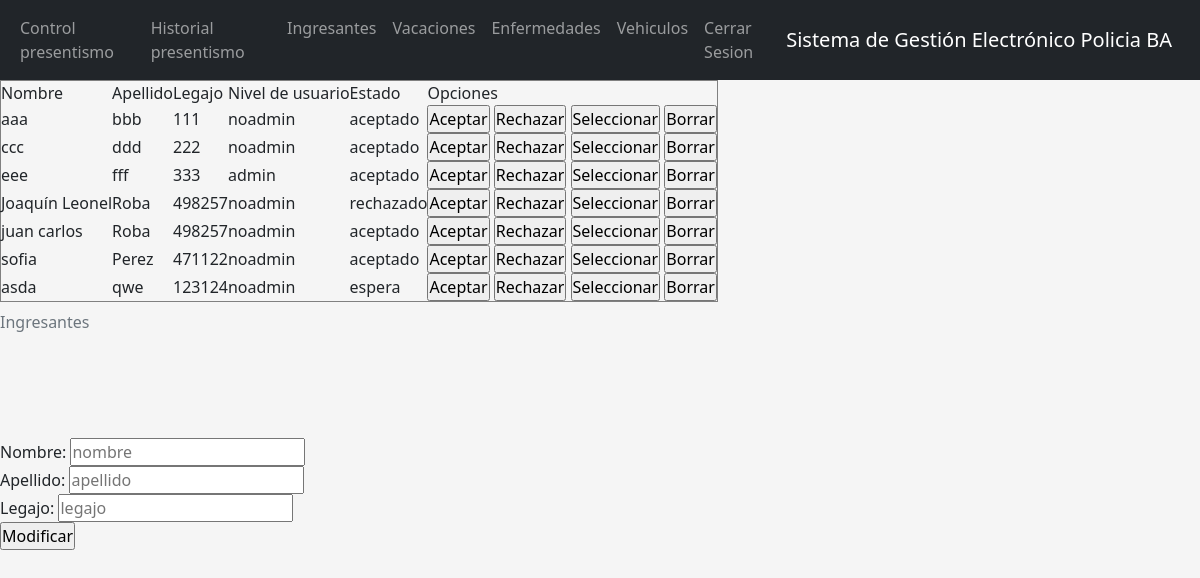
/administradores/ingresantes.php (signed in), run on an earlier commit of the app's database.
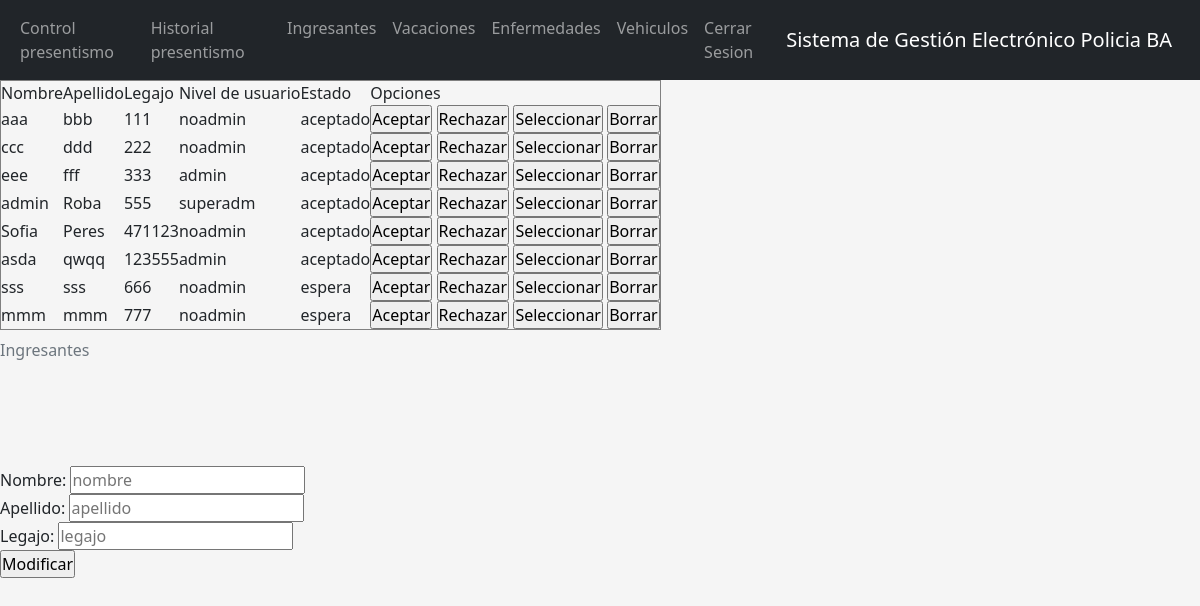
And on a later commit of the database.
### tables this page shows
CREATE TABLE `policias` (
  `policia_id` int(11) NOT NULL,
  `nombre` varchar(50) NOT NULL,
  `apellido` varchar(50) NOT NULL,
  `legajo` int(10) NOT NULL,
  `nivel_usuario` varchar(10) NOT NULL,
  `estado` varchar(10) NOT NULL,
  `servicio` varchar(10) DEFAULT NULL
);

### administradores/ingresantes.php (the view, shortened to what this page needs)
<?php
    include("../conexion.php");
    $sql="SELECT * FROM policias WHERE estado <>'borrado'";
    $rta= mysqli_query($conexion,$sql) or
    die("Problemas en el select:".mysqli_error($conexion));
    $id = (isset($_REQUEST['id']))?$_REQUEST['id'] : "";
    $nombre= (isset($_REQUEST['nombre']))?$_REQUEST['nombre']:"";
    $apellido= (isset($_REQUEST['apellido']))?$_REQUEST['apellido']:"";;
    $legajo= (isset($_REQUEST['legajo']))?$_REQUEST['legajo']:"";
    include("cabeceraA.php");
?>
    <table border="1" id="tabla">
        <caption>Ingresantes</caption>
        <thead>
            <tr>
                <td>Nombre</td>
                <td>Apellido</td>
                <td>Legajo</td>
                <td>Nivel de usuario</td>
                <td>Estado</td>
                <td>Opciones</td>
            </tr>
        </thead>
    <?php
        while ($mostrar = mysqli_fetch_array($rta))
        {
    ?>
        <tr>
            <td> <?php echo $mostrar['nombre'] ?> </td>
            <td> <?php echo $mostrar['apellido'] ?> </td>
            <td> <?php echo $mostrar['legajo'] ?> </td>
            <td> <?php echo $mostrar['nivel_usuario'] ?> </td>
            <td> <?php echo $mostrar['estado'] ?> </td>
            <td>
                <form method="POST">
                    <input type="submit" name="opcion" value="Aceptar">
                    <input type="submit" name="opcion" value="Rechazar">
                    <input type="submit" name="opcion" value="Seleccionar">
                    <input type="submit" name="opcion" value="Borrar">
                </form>
            </td>
        </tr>
    <?php
        }
    ?>
    </table>
    <br><br><br>
    <form method="POST">
        <input type="hidden" name="id" value="<?php echo $id;?>"><br>
        Nombre:
        <input type="text" name="nombre" value="<?php echo $nombre;?>" placeholder="nombre"><br>
        Apellido:
        <input type="text" name="apellido" value="<?php echo $apellido;?>" placeholder="apellido"><br>
        Legajo:
        <input type="text" name="legajo" value="<?php echo $legajo;?>" placeholder="legajo"><br>
        <input type="submit" name="opcion" value="Modificar">
    </form>
</body>
</html>

### administradores/cabeceraA.php (shortened to what this page needs)
<!DOCTYPE html>
<html lang="es">
<head>
    <link href="https://cdn.jsdelivr.net/npm/bootstrap@5.2.1/dist/css/bootstrap.min.css" rel="stylesheet">
    <link href="../estilos/index.css" rel="stylesheet">
</head>
<body>
    <nav class="navbar navbar-expand-lg navbar-dark bg-dark">
        <div class="container-fluid">
            <div class="collapse navbar-collapse" id="navbarText">
                <ul class="navbar-nav me-auto mb-2 mb-lg-0">
                    <li class="nav-item" >
                        <a class="nav-link" href="index.php">Control presentismo</a>
                    </li>
                    <li class="nav-item" >
                        <a class="nav-link" href="historial.php">Historial presentismo</a>
                    </li>
                    <li class="nav-item" >
                        <a class="nav-link" href="ingresantes.php">Ingresantes</a>
                    </li>
                    <li class="nav-item" >
                        <a class="nav-link" href="vacaciones.php">Vacaciones</a>
                    </li>
                    <li class="nav-item" >
                        <a class="nav-link" href="enfermedades.php">Enfermedades</a>
                    </li>
                    <li class="nav-item" >
                        <a class="nav-link" href="vehiculos.php">Vehiculos</a>
                    </li>
                    <li class="nav-item" >
                        <a class="nav-link" href="../cerrar_session.php">Cerrar Sesion</a>
                    </li>
                </ul>
                <span class="navbar-brand">
                    Sistema de Gestión Electrónico Policia BA
                 </span>
            </div>
        </div>
    </nav>

### estilos/index.css (style rules this page uses)
* { padding: 0; margin: 0; }
body { background-color: whitesmoke; }

What changed in the data, as far as the page shows it:
no longer on this page (row edited): policias: nombre "juan carlos", apellido "Roba", legajo "498257", nivel_usuario "noadmin", estado "aceptado"
changed policias "Roba": nombre "Joaquín Leonel" → "admin"; legajo "498257" → "555"; nivel_usuario "noadmin" → "superadm"; estado "rechazado" → "aceptado"
changed policias: nombre "sofia" → "Sofia"; apellido "Perez" → "Peres"; legajo "471122" → "471123"
changed policias "asda": apellido "qwe" → "qwqq"; legajo "123124" → "123555"; nivel_usuario "noadmin" → "admin"; estado "espera" → "aceptado"
added policias: nombre "sss", apellido "sss", legajo "666", nivel_usuario "noadmin", estado "espera"
added policias: nombre "mmm", apellido "mmm", legajo "777", nivel_usuario "noadmin", estado "espera"
